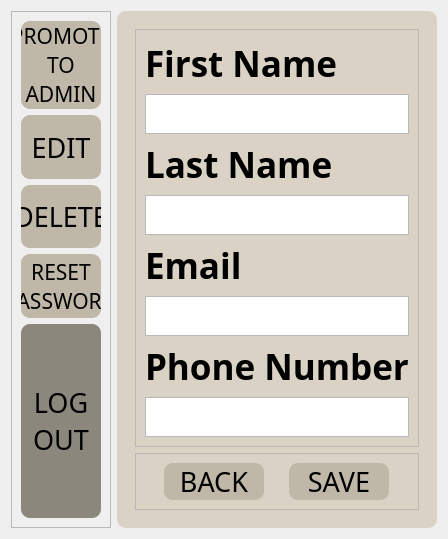
         <widget class="QWidget" name="adminPage">
          <layout class="QHBoxLayout" name="horizontalLayout_2">
           <item>
            <widget class="QFrame" name="leftMenu">
             <property name="maximumSize">
              <size>
               <width>100</width>
               <height>16777215</height>
              </size>
             </property>
             <property name="font">
              <font>
               <family>TH Sarabun New</family>
               <pointsize>14</pointsize>
              </font>
             </property>
             <property name="frameShape">
              <enum>QFrame::StyledPanel</enum>
             </property>
             <property name="frameShadow">
              <enum>QFrame::Raised</enum>
             </property>
             <layout class="QVBoxLayout" name="verticalLayout_2">
              <item>
               <widget class="QPushButton" name="btnPromoteUser">
                <property name="sizePolicy">
                 <sizepolicy hsizetype="Preferred" vsizetype="Preferred">
                  <horstretch>0</horstretch>
                  <verstretch>0</verstretch>
                 </sizepolicy>
                </property>
                <property name="font">
                 <font>
                  <family>TH Sarabun New</family>
                  <pointsize>16</pointsize>
                 </font>
                </property>
                <property name="styleSheet">
                 <string notr="true">QPushButton{
border: 2.5px #BFB7A8;
border-radius: 9px;
background-color:#BFB7A8;
width:100px;
}
QPushButton:hover {
	background-color:#A69F97;
}</string>
                </property>
                <property name="text">
                 <string>PROMOTE
TO
ADMIN</string>
                </property>
               </widget>
              </item>
              <item>
               <widget class="QPushButton" name="btnEditUser">
                <property name="sizePolicy">
                 <sizepolicy hsizetype="Preferred" vsizetype="Preferred">
                  <horstretch>0</horstretch>
                  <verstretch>0</verstretch>
                 </sizepolicy>
                </property>
                <property name="font">
                 <font>
                  <family>TH Sarabun New</family>
                  <pointsize>20</pointsize>
                 </font>
                </property>
                <property name="styleSheet">
                 <string notr="true">QPushButton{
border: 2.5px #BFB7A8;
border-radius: 9px;
background-color:#BFB7A8;
width:100px;
}
QPushButton:hover {
	background-color:#A69F97;
}</string>
                </property>
                <property name="text">
                 <string>EDIT</string>
                </property>
               </widget>
              </item>
              <item>
               <widget class="QPushButton" name="btnDeleteUser">
                <property name="sizePolicy">
                 <sizepolicy hsizetype="Preferred" vsizetype="Preferred">
                  <horstretch>0</horstretch>
                  <verstretch>0</verstretch>
                 </sizepolicy>
                </property>
                <property name="font">
                 <font>
                  <family>TH Sarabun New</family>
                  <pointsize>20</pointsize>
                 </font>
                </property>
                <property name="styleSheet">
                 <string notr="true">QPushButton{
border: 2.5px #BFB7A8;
border-radius: 9px;
background-color:#BFB7A8;
width:100px;
}
QPushButton:hover {
	background-color:#A69F97;
}</string>
                </property>
                <property name="text">
                 <string>DELETE</string>
                </property>
               </widget>
              </item>
              <item>
               <widget class="QPushButton" name="btnResetUserPassword">
                <property name="sizePolicy">
                 <sizepolicy hsizetype="Preferred" vsizetype="Preferred">
                  <horstretch>0</horstretch>
                  <verstretch>0</verstretch>
                 </sizepolicy>
                </property>
                <property name="font">
                 <font>
                  <family>TH Sarabun New</family>
                  <pointsize>16</pointsize>
                 </font>
                </property>
                <property name="styleSheet">
                 <string notr="true">QPushButton{
border: 2.5px #BFB7A8;
border-radius: 9px;
background-color:#BFB7A8;
width:100px;
}
QPushButton:hover {
	background-color:#A69F97;
}</string>
                </property>
                <property name="text">
                 <string>RESET
PASSWORD</string>
                </property>
               </widget>
              </item>
              <item>
               <widget class="QPushButton" name="btnAdminLogout">
                <property name="sizePolicy">
                 <sizepolicy hsizetype="Preferred" vsizetype="Preferred">
                  <horstretch>0</horstretch>
                  <verstretch>0</verstretch>
                 </sizepolicy>
                </property>
                <property name="minimumSize">
                 <size>
                  <width>0</width>
                  <height>194</height>
                 </size>
                </property>
                <property name="maximumSize">
                 <size>
                  <width>16777215</width>
                  <height>16777215</height>
                 </size>
                </property>
                <property name="font">
                 <font>
                  <family>TH Sarabun New</family>
                  <pointsize>20</pointsize>
                 </font>
                </property>
                <property name="styleSheet">
                 <string notr="true">QPushButton{
border: 2.5px #BFB7A8;
border-radius: 9px;
background-color:#8C877D;
width:70px;
}
QPushButton:hover {
	background-color:#A69F97;
}</string>
                </property>
                <property name="text">
                 <string>LOG
OUT</string>
                </property>
               </widget>
              </item>
             </layout>
            </widget>
           </item>
           <item>
            <widget class="QFrame" name="content_2">
             <property name="styleSheet">
              <string notr="true">#content_2{
background-color: rgb(217, 210, 197);
border: 2.5px #BFB7A8;
border-radius: 9px;
}</string>
             </property>
             <property name="frameShape">
              <enum>QFrame::StyledPanel</enum>
             </property>
             <property name="frameShadow">
              <enum>QFrame::Raised</enum>
             </property>
             <layout class="QVBoxLayout" name="verticalLayout_3">
              <item>
               <widget class="QStackedWidget" name="admingpages">
                <property name="currentIndex">
                 <number>1</number>
                </property>
                <widget class="QWidget" name="admin_Userpage">
                 <layout class="QHBoxLayout" name="horizontalLayout">
                  <item>
                   <widget class="QTableWidget" name="tableUsers">
                    <property name="font">
                     <font>
                      <family>TH Sarabun New</family>
                      <pointsize>20</pointsize>
                     </font>
                    </property>
                    <property name="selectionMode">
                     <enum>QAbstractItemView::SingleSelection</enum>
                    </property>
                    <property name="selectionBehavior">
                     <enum>QAbstractItemView::SelectRows</enum>
                    </property>
                    <attribute name="horizontalHeaderCascadingSectionResizes">
                     <bool>false</bool>
                    </attribute>
                    <attribute name="horizontalHeaderStretchLastSection">
                     <bool>true</bool>
                    </attribute>
                    <attribute name="verticalHeaderStretchLastSection">
                     <bool>false</bool>
                    </attribute>
                   </widget>
                  </item>
                 </layout>
                </widget>
                <widget class="QWidget" name="admin_EditPage">
                 <layout class="QVBoxLayout" name="verticalLayout_6">
                  <item>
                   <widget class="QFrame" name="frame_3">
                    <property name="frameShape">
                     <enum>QFrame::StyledPanel</enum>
                    </property>
                    <property name="frameShadow">
                     <enum>QFrame::Raised</enum>
                    </property>
                    <layout class="QVBoxLayout" name="verticalLayout_7">
                     <item>
                      <widget class="QLabel" name="label_9">
                       <property name="font">
                        <font>
                         <family>TH Sarabun New</family>
                         <pointsize>26</pointsize>
                         <weight>75</weight>
                         <bold>true</bold>
                        </font>
                       </property>
                       <property name="text">
                        <string>First Name</string>
                       </property>
                      </widget>
                     </item>
                     <item>
                      <widget class="QTextEdit" name="txtEditFirstName">
                       <property name="maximumSize">
                        <size>
                         <width>16777215</width>
                         <height>40</height>
                        </size>
                       </property>
                       <property name="font">
                        <font>
                         <family>TH Sarabun New</family>
                         <pointsize>24</pointsize>
                        </font>
                       </property>
                       <property name="verticalScrollBarPolicy">
                        <enum>Qt::ScrollBarAlwaysOff</enum>
                       </property>
                       <property name="horizontalScrollBarPolicy">
                        <enum>Qt::ScrollBarAlwaysOff</enum>
                       </property>
                      </widget>
                     </item>
                     <item>
                      <widget class="QLabel" name="label_20">
                       <property name="font">
                        <font>
                         <family>TH Sarabun New</family>
                         <pointsize>26</pointsize>
                         <weight>75</weight>
                         <bold>true</bold>
                        </font>
                       </property>
                       <property name="text">
                        <string>Last Name</string>
                       </property>
                      </widget>
                     </item>
                     <item>
                      <widget class="QTextEdit" name="txtEditLastName">
                       <property name="maximumSize">
                        <size>
                         <width>16777215</width>
                         <height>40</height>
                        </size>
                       </property>
                       <property name="font">
                        <font>
                         <family>TH Sarabun New</family>
                         <pointsize>24</pointsize>
                        </font>
                       </property>
                       <property name="verticalScrollBarPolicy">
                        <enum>Qt::ScrollBarAlwaysOff</enum>
                       </property>
                       <property name="horizontalScrollBarPolicy">
                        <enum>Qt::ScrollBarAlwaysOff</enum>
                       </property>
                      </widget>
                     </item>
                     <item>
                      <widget class="QLabel" name="label_21">
                       <property name="font">
                        <font>
                         <family>TH Sarabun New</family>
                         <pointsize>26</pointsize>
                         <weight>75</weight>
                         <bold>true</bold>
                        </font>
                       </property>
                       <property name="text">
                        <string>Email</string>
                       </property>
                      </widget>
                     </item>
                     <item>
                      <widget class="QTextEdit" name="txtEditEmail">
                       <property name="maximumSize">
                        <size>
                         <width>16777215</width>
                         <height>40</height>
                        </size>
                       </property>
                       <property name="font">
                        <font>
                         <family>TH Sarabun New</family>
                         <pointsize>24</pointsize>
                        </font>
                       </property>
                       <property name="verticalScrollBarPolicy">
                        <enum>Qt::ScrollBarAlwaysOff</enum>
                       </property>
                       <property name="horizontalScrollBarPolicy">
                        <enum>Qt::ScrollBarAlwaysOff</enum>
                       </property>
                      </widget>
                     </item>
                     <item>
                      <widget class="QLabel" name="label_22">
                       <property name="font">
                        <font>
                         <family>TH Sarabun New</family>
                         <pointsize>26</pointsize>
                         <weight>75</weight>
                         <bold>true</bold>
                        </font>
                       </property>
                       <property name="text">
                        <string>Phone Number</string>
                       </property>
                      </widget>
                     </item>
                     <item>
                      <widget class="QTextEdit" name="txtEditPhonenum">
                       <property name="maximumSize">
                        <size>
                         <width>16777215</width>
                         <height>40</height>
                        </size>
                       </property>
                       <property name="font">
                        <font>
                         <family>TH Sarabun New</family>
                         <pointsize>24</pointsize>
                        </font>
                       </property>
                       <property name="verticalScrollBarPolicy">
                        <enum>Qt::ScrollBarAlwaysOff</enum>
                       </property>
                       <property name="horizontalScrollBarPolicy">
                        <enum>Qt::ScrollBarAlwaysOff</enum>
                       </property>
                      </widget>
                     </item>
                    </layout>
                   </widget>
                  </item>
                  <item>
                   <widget class="QFrame" name="frame_9">
                    <property name="maximumSize">
                     <size>
                      <width>16777215</width>
                      <height>80</height>
                     </size>
                    </property>
                    <property name="frameShape">
                     <enum>QFrame::StyledPanel</enum>
                    </property>
                    <property name="frameShadow">
                     <enum>QFrame::Raised</enum>
                    </property>
                    <layout class="QHBoxLayout" name="horizontalLayout_4">
                     <item>
                      <widget class="QPushButton" name="btnBackTable">
                       <property name="maximumSize">
                        <size>
                         <width>100</width>
                         <height>16777215</height>
                        </size>
                       </property>
                       <property name="font">
                        <font>
                         <family>TH Sarabun New</family>
                         <pointsize>20</pointsize>
                        </font>
                       </property>
                       <property name="styleSheet">
                        <string notr="true">QPushButton{
border: 2.5px #BFB7A8;
border-radius: 9px;
background-color:#BFB7A8;
width:100px;
}
QPushButton:hover {
	background-color:#A69F97;
}</string>
                       </property>
                       <property name="text">
                        <string>BACK</string>
                       </property>
                      </widget>
                     </item>
                     <item>
                      <widget class="QPushButton" name="btnSaveEdit">
                       <property name="maximumSize">
                        <size>
                         <width>100</width>
                         <height>16777215</height>
                        </size>
                       </property>
                       <property name="font">
                        <font>
                         <family>TH Sarabun New</family>
                         <pointsize>20</pointsize>
                        </font>
                       </property>
                       <property name="styleSheet">
                        <string notr="true">QPushButton{
border: 2.5px #BFB7A8;
border-radius: 9px;
background-color:#BFB7A8;
width:100px;
}
QPushButton:hover {
	background-color:#A69F97;
}</string>
                       </property>
                       <property name="text">
                        <string>SAVE</string>
                       </property>
                      </widget>
                     </item>
                    </layout>
                   </widget>
                  </item>
                 </layout>
                </widget>
               </widget>
              </item>
             </layout>
            </widget>
           </item>
          </layout>
         </widget>
